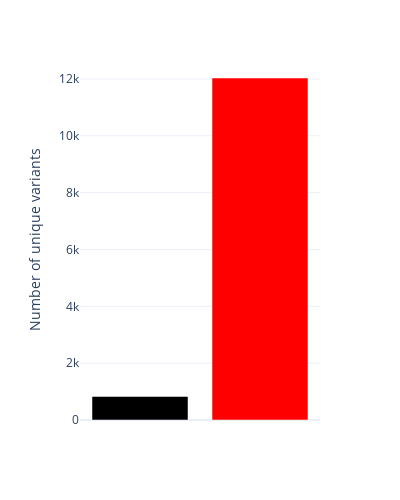

Notebook cell for this chart:
### Code cell
low_pi_tally = pd.DataFrame(plot_data['low_pi'].value_counts()).reset_index()
low_pi_tally = low_pi_tally.replace({True:'', #≤ 2 depositing labs
                      False:' '}) #> 2 depositing labs
low_pi_tally.columns = ['low_pi','count']
low_pi_tally = low_pi_tally.sort_values(by = ['count'],ascending = True)

fig = px.bar(low_pi_tally,
        x='low_pi',
        y='count',
        color_discrete_sequence=['#000000','red'],
        color='low_pi',
        template='plotly_white',
        labels={'low_pi':'',
                'count':'Number of unique variants'},
        height=500,
        width=400,
        )
fig.update_layout(showlegend=False)
fig.update_layout(xaxis_tickformat = ',')
fig.write_image("../out_data/figures/fig2_c.svg")

fig

### Figure 1 — Plotly figure (JSON) as saved in the notebook; plotly's stock layout.template omitted (floating-point values rounded to 4 significant figures)
{"data": [{"alignmentgroup": "True", "hovertemplate": "=%{x}<br>Number of unique variants=%{y}<extra></extra>", "legendgroup": " ", "marker": {"color": "#000000", "pattern": {"shape": ""}}, "name": " ", "offsetgroup": " ", "orientation": "v", "showlegend": true, "textposition": "auto", "type": "bar", "x": [" "], "xaxis": "x", "y": [829], "yaxis": "y"}, {"alignmentgroup": "True", "hovertemplate": "=%{x}<br>Number of unique variants=%{y}<extra></extra>", "legendgroup": "", "marker": {"color": "red", "pattern": {"shape": ""}}, "name": "", "offsetgroup": "", "orientation": "v", "showlegend": false, "textposition": "auto", "type": "bar", "x": [""], "xaxis": "x", "y": [12033], "yaxis": "y"}], "layout": {"barmode": "relative", "height": 500, "legend": {"title": {"text": ""}, "tracegroupgap": 0}, "margin": {"t": 60}, "showlegend": false, "width": 400, "xaxis": {"anchor": "y", "categoryarray": [" ", ""], "categoryorder": "array", "domain": [0, 1], "tickformat": ",", "title": {"text": ""}}, "yaxis": {"anchor": "x", "domain": [0, 1], "title": {"text": "Number of unique variants"}}}}
